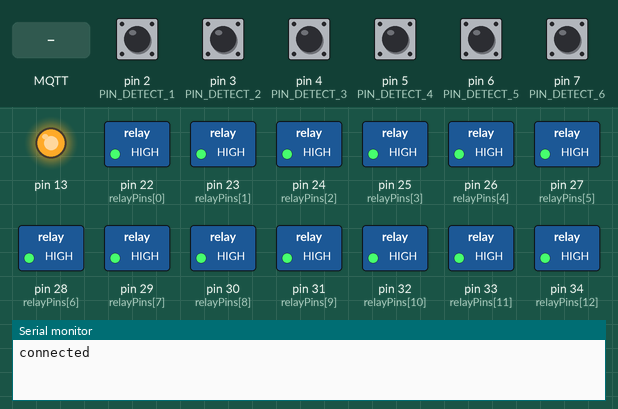
Bench run of a sketch on a simulated Arduino Mega 2560, built with avr-gcc and run on an emulated ATmega2560. On the bench: switched loads named in the sketch (green lamp = pin HIGH), output pins drawn as LEDs (lit = HIGH), the last lines printed to the serial monitor. The inputs (shaded band) are chosen by the test bench; at power-on: pin 2 (PIN_DETECT_1), pin 3 (PIN_DETECT_2), pin 4 (PIN_DETECT_3), pin 5 (PIN_DETECT_4), pin 6 (PIN_DETECT_5), pin 7 (PIN_DETECT_6) HIGH. EEPROM starts erased; no MQTT or app messages arrive unless stated.

Above: at 3.7 s.
3.8 s: MQTT message "1" arrives on the first subscribed topic
At 5.0 s:
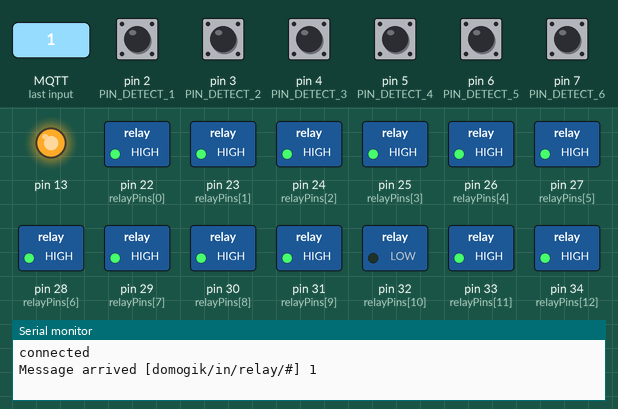
5.3 s: MQTT message "0" arrives on the first subscribed topic
At 6.4 s:
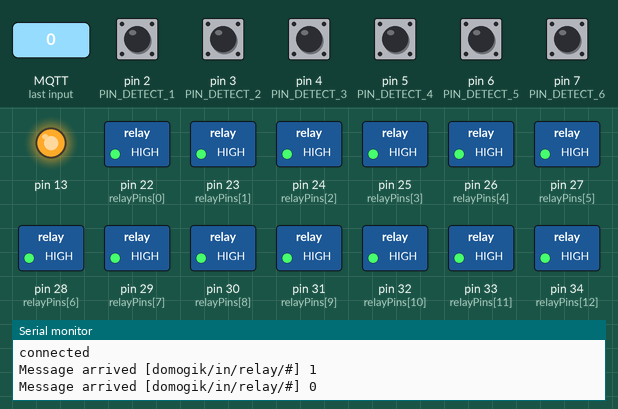
6.8 s: MQTT message "2" arrives on the first subscribed topic
At 7.5 s:
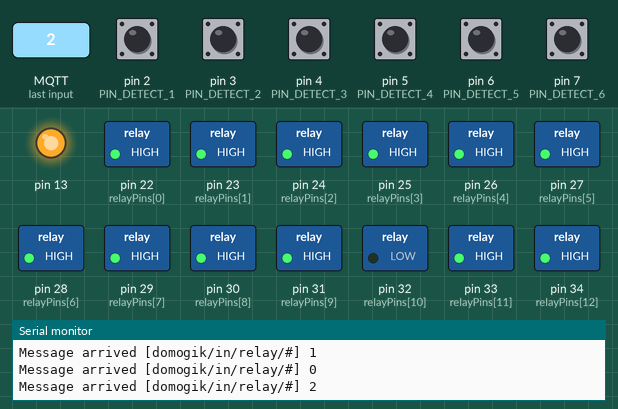
Timing chart, 0 to 9.8 s (numbered marks = the images above; inputs shaded):
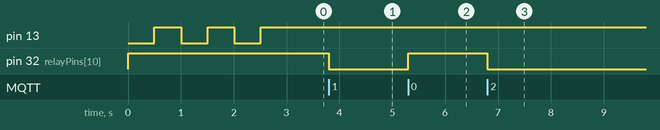

Measured:
- after the input at 3.8 s, pin 32 (relayPins[10]): HIGH → LOW at once
- after the input at 5.3 s, pin 32 (relayPins[10]): LOW → HIGH at once
- after the input at 6.8 s, pin 32 (relayPins[10]): HIGH → LOW at once

The sketch:

mqttRelayWithState.ino
```cpp
/*
   MQTT 32 output pins for driving 2 16-channel relay boards on an arduino mega with ethernet shield.

   NOTE: the topic is hardcoded: domogik/in/relay/r + relay number : e.g

   mosquitto_pub -t domogik/in/relay/r1 -m 1  -> turn on
   mosquitto_pub -t domogik/in/relay/r1 -m 0  -> turn off
   mosquitto_pub -t domogik/in/relay/r1 -m 2  -> toggle; so turn on again

  By Jeroen Schaeken
  Derived from http://www.esp8266.com/viewtopic.php?f=29&t=8746

  It connects to an MQTT server then:
  - on 0 switches off relay
  - on 1 switches on relay
  - on 2 switches the state of the relay

  It will reconnect to the server if the connection is lost using a blocking
  reconnect function. See the 'mqtt_reconnect_nonblocking' example for how to
  achieve the same result without blocking the main loop.

  The current state is stored in EEPROM and restored on bootup

  Pins 2->7 are used as input (switch) detection. Their state are published on domogik/relayArduinoPin1

*/
#include <Ethernet.h>
#include <PubSubClient.h>
#include <EEPROM.h>
#include <Bounce2.h>

// Update these with values suitable for your network.
byte mac[]    = {  0xDE, 0xAD, 0xBE, 0xEF, 0xFE, 0xEE };
byte server[] = { 192, 168, 1, 30 };
byte ip[]     = { 192, 168, 1, 98 };

EthernetClient ethernetClient;
PubSubClient client(ethernetClient);
long lastMsg = 0;
char msg[50];
int value = 0;

//MutuallyExclude the 'on' state between pairs of relays (for shutter to prevent up and down at the same time)
//ask R1 to turn on while R2 = on -> turns off R2 first (and broadcasts 'domogik/in/relay/r2 0')
//ask R2 to turn on while R1 = on -> turns off R1 first (and broadcasts 'domogik/in/relay/r1 0')
bool isMutuallyExclude = true;

const char* outTopic = "domogik/relayClient";
const char* inTopic = "domogik/in/relay/#";
const char* outRelayTopic = "domogik/in/relay/r";
const char* outPinTopic = "domogik/relayArduinoPin";

bool relayStates[] = {
  HIGH, HIGH, HIGH, HIGH, HIGH, HIGH, HIGH, HIGH, HIGH, HIGH, HIGH, HIGH, HIGH, HIGH, HIGH, HIGH, HIGH, HIGH, HIGH, HIGH, HIGH, HIGH, HIGH, HIGH, HIGH, HIGH, HIGH, HIGH, HIGH, HIGH, HIGH, HIGH
};

int relayPins[] = {
  22, 23, 24, 25, 26, 27, 28, 29, 30, 31, 32, 33, 34, 35, 36, 37, 38, 39, 40, 41, 42, 43, 44, 45, 46, 47, 48, 49, 50, 51, 52, 53
};       // an array of pin numbers to which LEDs are attached
int pinCount = 32;

#define PIN_DETECT_1 2
#define PIN_DETECT_2 3
#define PIN_DETECT_3 4
#define PIN_DETECT_4 5
#define PIN_DETECT_5 6
#define PIN_DETECT_6 7
Bounce debounce1 = Bounce();
Bounce debounce2 = Bounce();
Bounce debounce3 = Bounce();
Bounce debounce4 = Bounce();
Bounce debounce5 = Bounce();
Bounce debounce6 = Bounce();


void setup_ethernet() {

  delay(10);
  // We start by connecting to a WiFi network
  Ethernet.begin(mac, ip);

  digitalWrite(13, LOW);
  delay(500);
  digitalWrite(13, HIGH);
  delay(500);
  digitalWrite(13, LOW);
  delay(500);
  digitalWrite(13, HIGH);

}

void switchRelay(char* switchState, int pos) {
  // Switch on the LED if an 1 was received as first character
  if (switchState == '0') {
    digitalWrite(relayPins[pos], HIGH);
    relayStates[pos] = HIGH;
    EEPROM.update(pos, relayStates[pos]);    // Write state to EEPROM
  } else if (switchState == '1') {
    digitalWrite(relayPins[pos], LOW);
    relayStates[pos] = LOW;
    EEPROM.update(pos, relayStates[pos]);    // Write state to EEPROM
  }
}

void publishRelayState(int relayNbr, char* state) {
  char outputTopicBuff[100];
  strcpy(outputTopicBuff, outRelayTopic);
  char relaybuffer[5];
  sprintf(relaybuffer, "%d", relayNbr);
  strcat(outputTopicBuff, relaybuffer);
  client.publish(outputTopicBuff, state);
}

void publishPinState(int pinNbr, char* state) {
  char outputTopicBuff[100];
  strcpy(outputTopicBuff, outPinTopic);
  char relaybuffer[5];
  sprintf(relaybuffer, "%d", pinNbr);
  strcat(outputTopicBuff, relaybuffer);
  client.publish(outputTopicBuff, state);
}

void mutuallyExcludePair(char* switchState, int pos) {
  if (pos % 2 == 0 && switchState == '1') //even
  {
    if (pinCount > (pos + 1) && relayStates[pos + 1] == LOW) {
      switchRelay('0', pos + 1);
      publishRelayState(pos + 2, "0");
    }
  }
  else if (pos % 2 == 1 && switchState == '1') //odd
  {
    if ((pos - 1) >= 0 && relayStates[pos - 1] == LOW) {
      switchRelay('0', pos - 1);
      publishRelayState(pos, "0");
    }
  }
}

void callback(char* topic, byte* payload, unsigned int length) {
  Serial.print("Message arrived [");
  Serial.print(topic);
  Serial.print("] ");
  for (int i = 0; i < length; i++) {
    Serial.print((char)payload[i]);
  }
  Serial.println();
  //Comes in as domogik/in/relay/r1 ... domogik/in/relay/r16
  String topicString = String(topic);
  int relayNumber = topicString.substring(18, 20).toInt();
  int posInArray = relayNumber - 1;
  char* switchState = (char)payload[0];

  if (switchState == '2') {
    if (relayStates[posInArray] == HIGH) {
      switchState = '1';
    }
    else {
      switchState = '0';
    }
  }

  if (isMutuallyExclude) {
    mutuallyExcludePair(switchState, posInArray);
  }
  switchRelay(switchState, posInArray);

}

void reconnect() {
  while (!client.connected()) {
    if (client.connect("RelayboardClient")) {
      Serial.println("connected");
      client.publish(outTopic, "RelayBoard booted");
      for (int thisPin = 0; thisPin < pinCount; thisPin++) {
        char* state = relayStates[thisPin] == HIGH ? "0" : "1";
        publishRelayState(thisPin + 1, state);
      }
      client.subscribe(inTopic);
    } else {
      Serial.print("failed, rc=");
      Serial.print(client.state());
      Serial.println(" try again in 5 seconds");
      // Wait 5 seconds before retrying
      for (int i = 0; i < 5000; i++) {
        delay(1);
      }
    }
  }
}

void setup() {

  //Relayboard
  for (int thisPin = 0; thisPin < pinCount; thisPin++) {
    pinMode(relayPins[thisPin], OUTPUT);
  }
  pinMode(13, OUTPUT);

  for (int thisPin = 0; thisPin < pinCount; thisPin++) {
    relayStates[thisPin] = EEPROM.read(thisPin);
  }
  //restore state relayboard
  for (int thisPin = 0; thisPin < pinCount; thisPin++) {
    digitalWrite(relayPins[thisPin], relayStates[thisPin]);
  }


  //input
  pinMode(PIN_DETECT_1, INPUT_PULLUP);
  pinMode(PIN_DETECT_2, INPUT_PULLUP);
  pinMode(PIN_DETECT_3, INPUT_PULLUP);
  pinMode(PIN_DETECT_4, INPUT_PULLUP);
  pinMode(PIN_DETECT_5, INPUT_PULLUP);
  pinMode(PIN_DETECT_6, INPUT_PULLUP);
  debounce1.attach(PIN_DETECT_1);
  debounce2.attach(PIN_DETECT_2);
  debounce3.attach(PIN_DETECT_3);
  debounce4.attach(PIN_DETECT_4);
  debounce5.attach(PIN_DETECT_5);
  debounce6.attach(PIN_DETECT_6);
  debounce1.interval(50);
  debounce2.interval(50);
  debounce3.interval(50);
  debounce4.interval(50);
  debounce5.interval(50);
  debounce6.interval(50);


  digitalWrite(13, LOW);
  delay(500);
  digitalWrite(13, HIGH);
  delay(500);

  Serial.begin(115200);
  setup_ethernet();
  client.setServer(server, 1883);
  client.setCallback(callback);
}

void loop() {

  if (!client.connected()) {
    reconnect();
  }
  debounce1.update();
  if ( debounce1.fell() ) {
    publishPinState(1, "1");
  }
  if ( debounce1.rose() ) {
    publishPinState(1, "0");
  }
  debounce2.update();
  if ( debounce2.fell() ) {
    publishPinState(2, "1");
  }
  if ( debounce2.rose() ) {
    publishPinState(2, "0");
  }
  debounce3.update();
  if ( debounce3.fell() ) {
    publishPinState(3, "1");
  }
  if ( debounce3.rose() ) {
    publishPinState(3, "0");
  }
  debounce4.update();
  if ( debounce4.fell() ) {
    publishPinState(4, "1");
  }
  if ( debounce4.rose() ) {
    publishPinState(4, "0");
  }
  debounce5.update();
  if ( debounce5.fell() ) {
    publishPinState(5, "1");
  }
  if ( debounce5.rose() ) {
    publishPinState(5, "0");
  }
  debounce6.update();
  if ( debounce6.fell() ) {
    publishPinState(6, "1");
  }
  if ( debounce6.rose() ) {
    publishPinState(6, "0");
  }

  client.loop();
}
```
